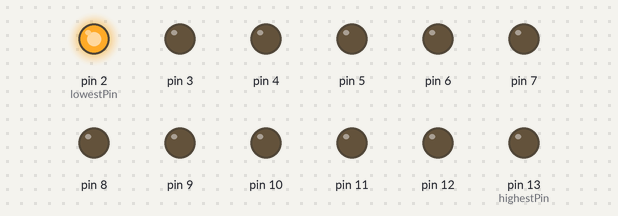
This sketch was run on a simulated Arduino Uno, built with avr-gcc and run on an emulated ATmega328P. Shown: output pins drawn as LEDs (lit = HIGH).

Above: at 0.02 s.
At 0.72 s:
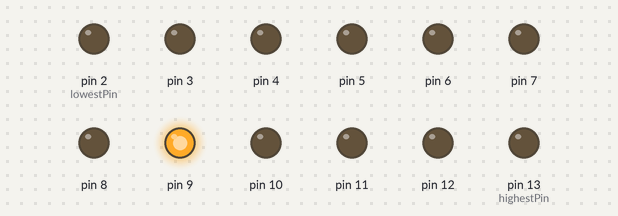
At 1.32 s:
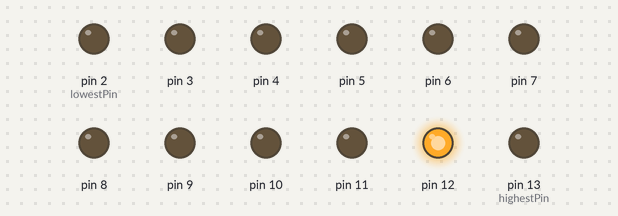
At 2.72 s:
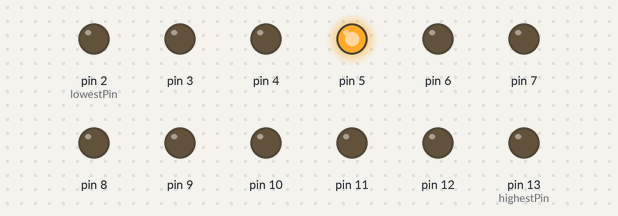
At 4.12 s:
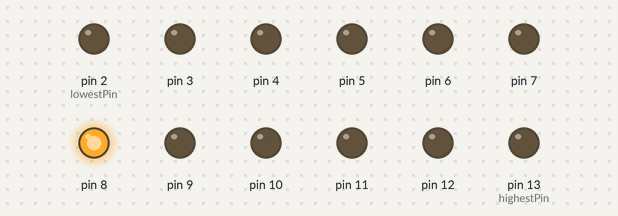
At 5.47 s:
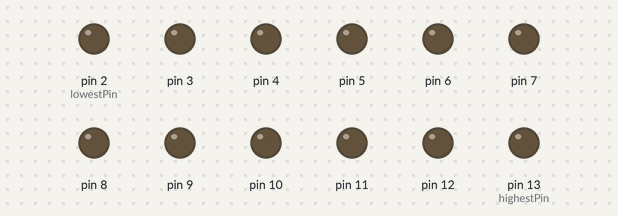
Timing chart, 0 to 5.8 s (numbered marks = the images above):
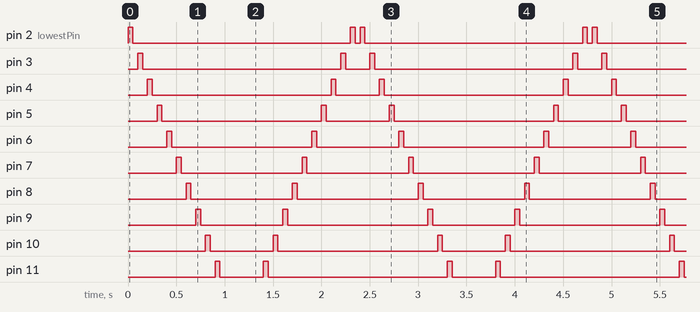

Measured:
- by itself, pin 2 (lowestPin): repeats every 2.4 s: LOW 2.3 s, HIGH 0.05 s, LOW 0.05 s, HIGH 0.05 s
- by itself, pin 3: repeats every 2.4 s: LOW 2.1 s, HIGH 0.05 s, LOW 0.25 s, HIGH 0.05 s
- by itself, pin 4: repeats every 2.4 s: LOW 1.9 s, HIGH 0.05 s, LOW 0.45 s, HIGH 0.05 s
- by itself, pin 5: repeats every 2.4 s: LOW 1.7 s, HIGH 0.05 s, LOW 0.65 s, HIGH 0.05 s
- by itself, pin 6: repeats every 2.4 s: LOW 1.5 s, HIGH 0.05 s, LOW 0.85 s, HIGH 0.05 s
- by itself, pin 7: repeats every 2.4 s: LOW 1.3 s, HIGH 0.05 s, LOW 1.1 s, HIGH 0.05 s
- by itself, pin 8: repeats every 2.4 s: LOW 1.1 s, HIGH 0.05 s, LOW 1.3 s, HIGH 0.05 s
- by itself, pin 9: repeats every 2.4 s: LOW 0.85 s, HIGH 0.05 s, LOW 1.5 s, HIGH 0.05 s

The sketch:

LightMovementEffect.ino
```cpp
// These constants won't change. They're used to give names to the pins used:
const int lowestPin = 2;
const int highestPin = 13;
const int delayTime = 50;


void setup() {
  // set pins 2 through 13 as outputs:
  for (int thisPin = lowestPin; thisPin <= highestPin; thisPin++) {
    pinMode(thisPin, OUTPUT);
  }
}

void loop() {
  // iterate over the pins:
  for (int thisPin = lowestPin; thisPin <= highestPin; thisPin++) {


      digitalWrite(thisPin, HIGH);
      delay(delayTime);
      digitalWrite(thisPin, LOW);
      delay(delayTime);


  }

  for (int thisPin = highestPin; lowestPin <= thisPin; thisPin--) {

      digitalWrite(thisPin, HIGH);
      delay(delayTime);
      digitalWrite(thisPin, LOW);
      delay(delayTime);


  }

}
```
